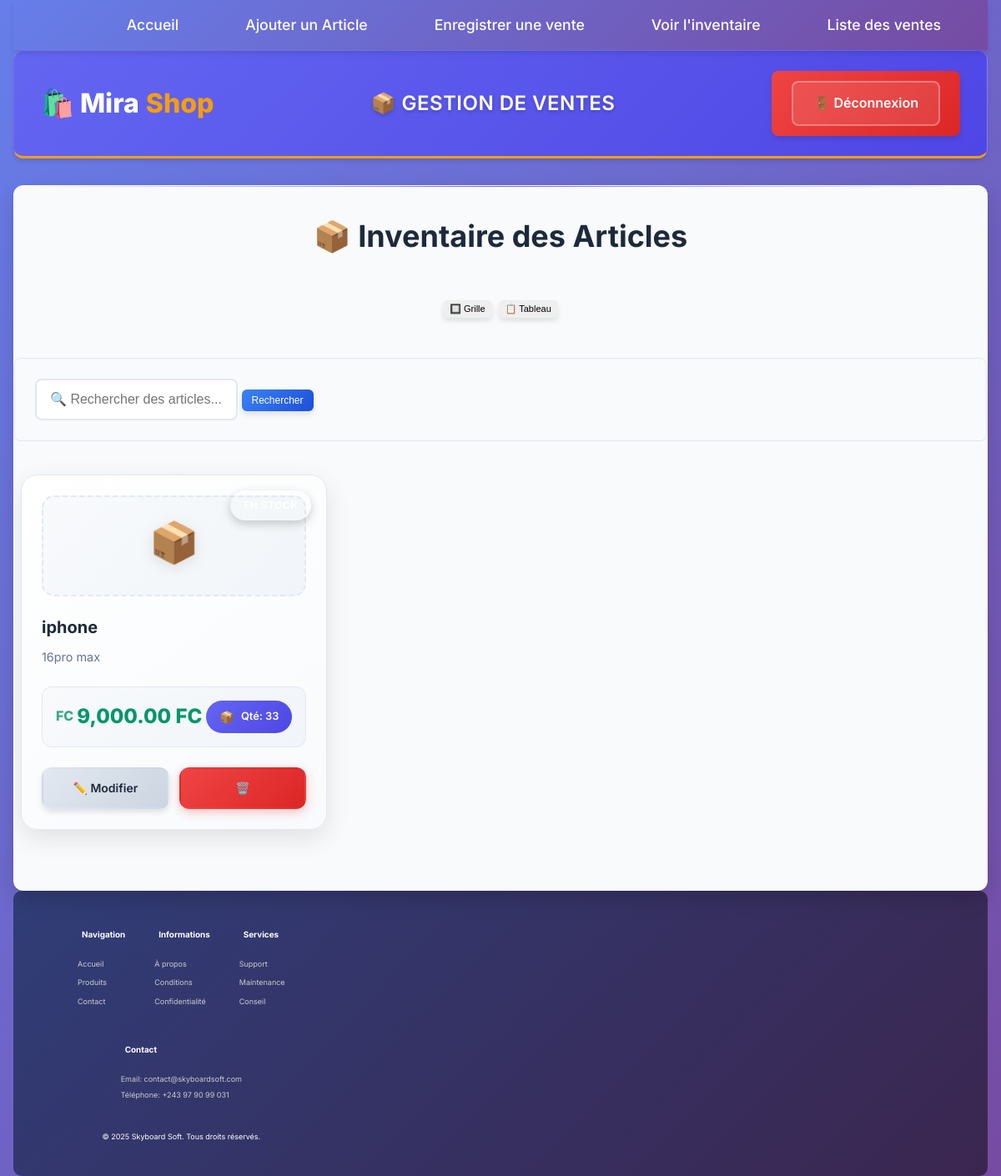
Screenshot of /index.php (signed in) with the database file from the repository.
### tables this page shows
CREATE TABLE `articles` (
  `id` int(11) NOT NULL,
  `nom` varchar(100) NOT NULL,
  `description` text DEFAULT NULL,
  `prix` decimal(10,2) NOT NULL,
  `quantité` int(11) NOT NULL,
  `devise` enum('FC','USD') NOT NULL DEFAULT 'FC'
);

### index.php (the view, shortened to what this page needs)
<?php
include 'config.php';
$search = '';
if ($_SERVER["REQUEST_METHOD"] == "POST" && isset($_POST['search'])) {
    $search = htmlspecialchars($_POST['search']);
    $stmt = $conn->prepare("SELECT * FROM Articles WHERE nom LIKE ? ORDER BY nom ASC");
    $search_param = "%$search%";
    $stmt->bind_param("s", $search_param);
    $stmt->execute();
    $result = $stmt->get_result();
} else {
    $result = $conn->query("SELECT * FROM Articles ORDER BY nom ASC");
}
?>
<!DOCTYPE html>
<html lang="fr">
<head>
    <link rel="stylesheet" href="style.css">
    <link rel="stylesheet" href="shop/modern-style.css">
</head>
<body class="page-transition">
    <div class="container">
        <?php
     include 'navbar.php'
     ?>
        <header class="header">
            <div class="header-content">
                <div class="logo">
                    <a href="index.php">🛍️ Mira<span>Shop</span></a>
                </div>
                <div class="header-title">
                    <h1>📦 GESTION DE VENTES</h1>
                </div>
                <div class="logout-btn">
                    <a href="logout.php" class="btn-outline">🚪 Déconnexion</a>
                </div>
            </div>
        </header>
        <div class="main-card">
            <div class="page-header">
                <h1 class="page-title">📦 Inventaire des Articles</h1>
                <div class="view-toggle">
                    <button id="gridView" class="btn btn-sm active">🔲 Grille</button>
                    <button id="tableView" class="btn btn-sm">📋 Tableau</button>
                </div>
            </div>
            <form method="POST" class="search-form">
                <div class="search-container">
                    <input type="text" name="search" placeholder="🔍 Rechercher des articles..." value="<?php echo htmlspecialchars($search); ?>">
                    <input type="submit" value="Rechercher" class="btn btn-primary">
                </div>
            </form>
            <div id="gridContainer" class="articles-grid">
                <?php
                if ($result->num_rows > 0) {
                    while ($row = $result->fetch_assoc()) {
                        $stock_status = $row['quantité'] > 10 ? 'in-stock' : ($row['quantité'] > 0 ? 'low-stock' : 'out-of-stock');
                        $stock_text = $row['quantité'] > 10 ? 'En stock' : ($row['quantité'] > 0 ? 'Stock faible' : 'Rupture');
                        echo "<div class='col-4'>";
                        echo "<article class='article-card animate-in' data-id='" . $row['id'] . "'>";
                        echo "<div class='article-image'>";
                        echo "<span class='article-icon'>📦</span>";
                        echo "<div class='stock-badge $stock_status'>$stock_text</div>";
                        echo "</div>";
                        echo "<div class='article-content'>";
                        echo "<h3>" . htmlspecialchars($row['nom']) . "</h3>";
                        echo "<p class='article-description'>" . htmlspecialchars($row['description']) . "</p>";                        echo "<div class='article-meta'>";
                        $devise_symbol = isset($row['devise']) && !empty($row['devise']) ? $row['devise'] : '';
                        echo "<div class='price-tag'>" . number_format($row['prix'], 2) . " " . $devise_symbol . "</div>";
                        echo "<div class='quantity'>Qté: " . $row['quantité'] . "</div>";
                        echo "</div>";
                        echo "<div class='article-actions'>";
                        echo "<a href='modifier.php?id=" . $row['id'] . "' class='btn btn-sm btn-secondary'>✏️ Modifier</a>";
                        echo "<a href='delete.php?id=" . $row['id'] . "' class='btn btn-sm btn-danger' onclick=\"return confirm('Êtes-vous sûr de vouloir supprimer cet article ?');\">🗑️</a>";
                        echo "</div>";
                        echo "</div>";
                        echo "</article>";
                        echo "</div>";
                    }
                }
                ?>
            </div>
        </div>
         <?php
    include 'footer.php'
    ?>
</body>
</html>

### style.css (style rules this page uses)
:root { --primary-color: #6366f1; --primary-dark: #4f46e5; --secondary-color: #10b981; --accent-color: #f59e0b; --danger-color: #ef4444; --warning-color: #f97316; --info-color: #06b6d4; --success-color: #22c55e; --dark-color: #1f2937; --light-gray: #f8fafc; --medium-gray: #e2e8f0; --text-primary: #1e293b; --text-secondary: #64748b; --white: #ffffff; --shadow-light: 0 1px 3px rgba(0, 0, 0, 0.1); --shadow-medium: 0 4px 6px rgba(0, 0, 0, 0.1); --shadow-large: 0 10px 25px rgba(0, 0, 0, 0.15); --border-radius: 12px; --border-radius-small: 8px; --transition: all 0.3s cubic-bezier(0.4, 0, 0.2, 1); }
* { margin: 0; padding: 0; box-sizing: border-box; }
body { font-family: 'Inter', -apple-system, BlinkMacSystemFont, 'Segoe UI', Roboto, Oxygen, Ubuntu, Cantarell, sans-serif; background: linear-gradient(135deg, #667eea 0%, #764ba2 100%); min-height: 100vh; color: var(--text-primary); line-height: 1.6; overflow-x: hidden; }
.container { max-width: 1200px; margin: 0 auto; padding: 20px; min-height: 100vh; }
.header { background: var(--white); border-radius: var(--border-radius); padding: 1.5rem 2rem; margin-bottom: 2rem; box-shadow: var(--shadow-large); display: flex; justify-content: space-between; align-items: center; backdrop-filter: blur(20px); border: 1px solid rgba(255, 255, 255, 0.2); position: relative; overflow: hidden; }
.header::before { content: ''; position: absolute; top: 0; left: 0; right: 0; height: 4px; background: linear-gradient(90deg, var(--primary-color), var(--secondary-color), var(--accent-color)); }
.logo a { font-size: 1rem; font-weight: 800; text-decoration: none; color: var(--primary-color); display: flex; align-items: center; gap: 0.5rem; transition: var(--transition); }
.logo span { color: var(--secondary-color); }
.logout-btn { background: linear-gradient(135deg, var(--danger-color), #dc2626); color: var(--white); padding: 0.75rem 1.5rem; border-radius: var(--border-radius-small); text-decoration: none; font-weight: 600; transition: var(--transition); box-shadow: var(--shadow-medium); display: flex; align-items: center; gap: 0.5rem; }
.main-card { background: #c1c2c2; border-radius: var(--border-radius); padding: 2rem; box-shadow: var(--shadow-large); border: 1px solid rgba(255, 255, 255, 0.2); backdrop-filter: blur(20px); position: relative; overflow: hidden; }
.main-card::before { content: ''; position: absolute; top: 0; left: 0; right: 0; height: 1px; background: linear-gradient(90deg, transparent, var(--primary-color), transparent); }
.page-title { font-size: 2.25rem; font-weight: 700; color: var(--text-primary); margin-bottom: 2rem; text-align: center; position: relative; display: flex; align-items: center; justify-content: center; gap: 0.75rem; }
.search-form { display: flex; gap: 1rem; margin-bottom: 2rem; padding: 1.5rem; background: var(--light-gray); border-radius: var(--border-radius-small); border: 1px solid var(--medium-gray); }
.search-form input[type="text"] { flex: 1; padding: 0.875rem 1rem; border: 2px solid var(--medium-gray); border-radius: var(--border-radius-small); font-size: 1rem; transition: var(--transition); background: var(--white); }
.btn { padding: 0.875rem 1.5rem; border: none; border-radius: var(--border-radius-small); font-weight: 600; text-decoration: none; cursor: pointer; transition: var(--transition); display: inline-flex; align-items: center; gap: 0.5rem; font-size: 0.95rem; box-shadow: var(--shadow-medium); position: relative; overflow: hidden; }
.btn::before { content: ''; position: absolute; top: 0; left: -100%; width: 100%; height: 100%; background: linear-gradient(90deg, transparent, rgba(255, 255, 255, 0.2), transparent); transition: left 0.5s; }
.btn-primary { background: linear-gradient(135deg, var(--primary-color), var(--primary-dark)); color: var(--white); }
.btn-danger { background: linear-gradient(135deg, var(--danger-color), #dc2626); color: var(--white); }
.btn-secondary { background: linear-gradient(135deg, var(--medium-gray), #cbd5e1); color: var(--text-primary); }

### rows the page displays
articles: nom "iphone", description "16pro max", prix "9,000.00", devise "FC", quantité "33"
